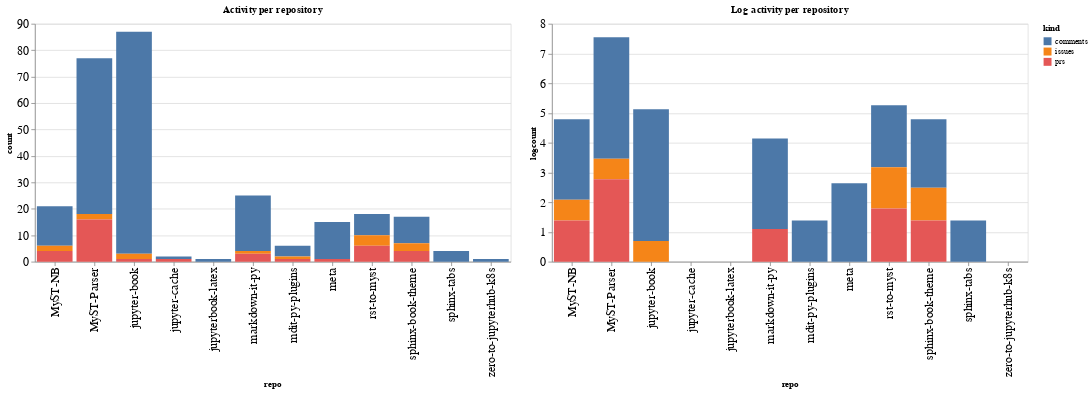

The notebook cell this image was saved under:
### Code cell
ch1 = alt.Chart(repo_summaries, width=600, title="Activity per repository").mark_bar().encode(
    x='repo',
    y='count',
    color='kind',
    tooltip="kind"
)

ch2 = alt.Chart(repo_summaries, width=600, title="Log activity per repository").mark_bar().encode(
    x='repo',
    y='logcount',
    color='kind',
    tooltip="kind"
)

ch1 | ch2

### Figure 1 — Vega-Lite specification as saved in the notebook (floating-point values rounded to 4 significant figures)
{"config": {"axisLeft": {"labelFontSize": 15}, "axisBottom": {"labelFontSize": 15}}, "hconcat": [{"mark": "bar", "encoding": {"color": {"type": "nominal", "field": "kind"}, "tooltip": {"type": "nominal", "field": "kind"}, "x": {"type": "nominal", "field": "repo"}, "y": {"type": "quantitative", "field": "count"}}, "title": "Activity per repository", "width": 600}, {"mark": "bar", "encoding": {"color": {"type": "nominal", "field": "kind"}, "tooltip": {"type": "nominal", "field": "kind"}, "x": {"type": "nominal", "field": "repo"}, "y": {"type": "quantitative", "field": "logcount"}}, "title": "Log activity per repository", "width": 600}], "data": {"name": "data-b7a0f1f633f29ea6e765df91c1b62101"}, "$schema": "https://vega.github.io/schema/vega-lite/v4.8.1.json", "datasets": {"data-b7a0f1f633f29ea6e765df91c1b62101": [{"repo": "MyST-NB", "kind": "comments", "count": 15, "logcount": 2.708}, {"repo": "MyST-NB", "kind": "issues", "count": 2, "logcount": 0.6931}, {"repo": "MyST-NB", "kind": "prs", "count": 4, "logcount": 1.386}, {"repo": "MyST-Parser", "kind": "comments", "count": 59, "logcount": 4.078}, {"repo": "MyST-Parser", "kind": "issues", "count": 2, "logcount": 0.6931}, {"repo": "MyST-Parser", "kind": "prs", "count": 16, "logcount": 2.773}, {"repo": "jupyter-book", "kind": "comments", "count": 84, "logcount": 4.431}, {"repo": "jupyter-book", "kind": "issues", "count": 2, "logcount": 0.6931}, {"repo": "jupyter-book", "kind": "prs", "count": 1, "logcount": 0.0}, {"repo": "jupyter-cache", "kind": "comments", "count": 1, "logcount": 0.0}, {"repo": "jupyter-cache", "kind": "prs", "count": 1, "logcount": 0.0}, {"repo": "jupyterbook-latex", "kind": "comments", "count": 1, "logcount": 0.0}, {"repo": "markdown-it-py", "kind": "comments", "count": 21, "logcount": 3.045}, {"repo": "markdown-it-py", "kind": "issues", "count": 1, "logcount": 0.0}, {"repo": "markdown-it-py", "kind": "prs", "count": 3, "logcount": 1.099}, {"repo": "mdit-py-plugins", "kind": "comments", "count": 4, "logcount": 1.386}, {"repo": "mdit-py-plugins", "kind": "issues", "count": 1, "logcount": 0.0}, {"repo": "mdit-py-plugins", "kind": "prs", "count": 1, "logcount": 0.0}, {"repo": "meta", "kind": "comments", "count": 14, "logcount": 2.639}, {"repo": "meta", "kind": "prs", "count": 1, "logcount": 0.0}, {"repo": "rst-to-myst", "kind": "comments", "count": 8, "logcount": 2.079}, {"repo": "rst-to-myst", "kind": "issues", "count": 4, "logcount": 1.386}, {"repo": "rst-to-myst", "kind": "prs", "count": 6, "logcount": 1.792}, {"repo": "sphinx-book-theme", "kind": "comments", "count": 10, "logcount": 2.303}, {"repo": "sphinx-book-theme", "kind": "issues", "count": 3, "logcount": 1.099}, {"repo": "sphinx-book-theme", "kind": "prs", "count": 4, "logcount": 1.386}, {"repo": "sphinx-tabs", "kind": "comments", "count": 4, "logcount": 1.386}, {"repo": "zero-to-jupyterhub-k8s", "kind": "comments", "count": 1, "logcount": 0.0}]}}
